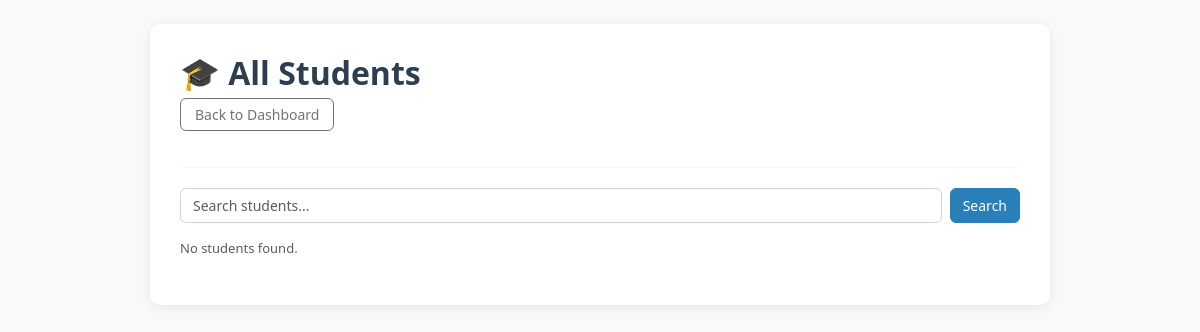
Before: /admin/students (signed in) with the older database file.
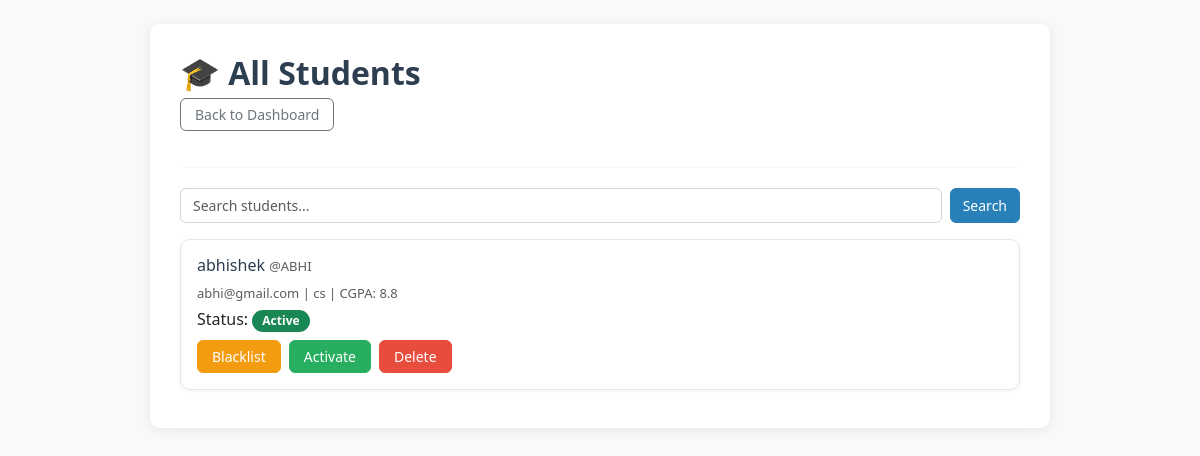
After: the same page with the newer database file.
### app.py (models this page shows)
class Student(db.Model):
    id              = db.Column(db.Integer, primary_key=True)
    username        = db.Column(db.String(100), unique=True, nullable=False)
    password        = db.Column(db.String(200), nullable=False)
    email           = db.Column(db.String(100), unique=True, nullable=False)
    full_name       = db.Column(db.String(100), nullable=False)
    phone           = db.Column(db.String(20))
    department      = db.Column(db.String(100))
    cgpa            = db.Column(db.Float)
    graduation_year = db.Column(db.Integer)
    resume_file     = db.Column(db.String(200))
    is_active       = db.Column(db.Boolean, default=True)
    applications    = db.relationship('Application', backref='student', lazy=True)

### app.py (the view, shortened to what this page needs)
@app.route('/admin/students')
@admin_required
def manage_students():
    search = request.args.get('search', '')
    q      = Student.query
    return render_template('admin/students.html', students=q.all(), search=search)

### app.py (called while the page is built)
def admin_required(f):
    from functools import wraps
    @wraps(f)
    def wrapper(*args, **kwargs):
        if 'aid' not in session:
            flash("Admin login required.", "warning")
            return redirect(url_for('login_admin'))
        return f(*args, **kwargs)
    return wrapper

### templates/admin/students.html
{% extends "base.html" %}
{% block body %}
<h2>🎓 All Students</h2>
<a href="{{ url_for('dashboard_admin') }}" class="btn btn-outline-secondary btn-sm mb-3">Back to Dashboard</a>
<hr>
<form method="GET" class="d-flex gap-2 mb-3">
    <input type="text" name="search" class="form-control" value="{{ search }}" placeholder="Search students...">
    <button type="submit" class="btn btn-primary">Search</button>
</form>
{% if students %}
    {% for student in students %}
    <div class="card mb-2 p-3">
        <h6>{{ student.full_name }} <small class="text-muted">@{{ student.username }}</small></h6>
        <p class="text-muted mb-1">{{ student.email }} | {{ student.department or 'N/A' }} | CGPA: {{ student.cgpa or 'N/A' }}</p>
        <p class="mb-2">
            Status:
            <span class="badge {% if student.is_active %}bg-success{% else %}bg-danger{% endif %}">
                {{ 'Active' if student.is_active else 'Blacklisted' }}
            </span>
        </p>
        <div class="d-flex gap-2 flex-wrap">
            <form method="POST" action="{{ url_for('blacklist_student', student_id=student.id) }}">
                <button type="submit" class="btn btn-warning btn-sm">Blacklist</button>
            </form>
            <form method="POST" action="{{ url_for('activate_student', student_id=student.id) }}">
                <button type="submit" class="btn btn-success btn-sm">Activate</button>
            </form>
            <form method="POST" action="{{ url_for('delete_student', student_id=student.id) }}">
                <button type="submit" class="btn btn-danger btn-sm">Delete</button>
            </form>
        </div>
    </div>
    {% endfor %}
{% else %}
    <p class="text-muted">No students found.</p>
{% endif %}
{% endblock body %}

Changed rows visible on the page:
added Student: full_name "abhishek", username "ABHI", email "abhi@gmail.com", department "cs", cgpa "8.8", is_active "Active"
Other visible differences:
text no longer shown: "No students found."
